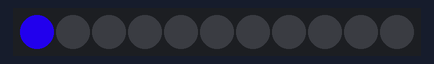
A sketch run on a simulated Arduino Uno, built with avr-gcc and run on an emulated ATmega328P. Parts: 11 RGB LEDs in strip order, left to right. Dim RGB values are drawn brighter than linear.

Above: at 0.15 s.
At 3.36 s:
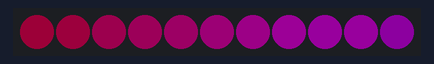
At 9.44 s:
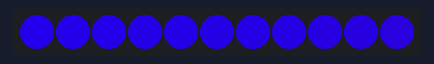
At 19.17 s:
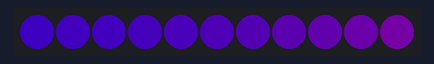
At 28.6 s:
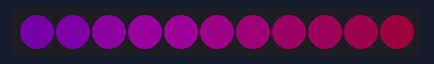
At 38.3 s:
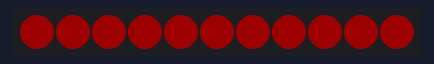

The sketch:

rgbtest.ino
```cpp
// A basic everyday NeoPixel strip test program.

// NEOPIXEL BEST PRACTICES for most reliable operation:
// - Add 1000 uF CAPACITOR between NeoPixel strip's + and - connections.
// - MINIMIZE WIRING LENGTH between microcontroller board and first pixel.
// - NeoPixel strip's DATA-IN should pass through a 300-500 OHM RESISTOR.
// - AVOID connecting NeoPixels on a LIVE CIRCUIT. If you must, ALWAYS
//   connect GROUND (-) first, then +, then data.
// - When using a 3.3V microcontroller with a 5V-powered NeoPixel strip,
//   a LOGIC-LEVEL CONVERTER on the data line is STRONGLY RECOMMENDED.
// (Skipping these may work OK on your workbench but can fail in the field)

#include <Adafruit_NeoPixel.h>
#ifdef __AVR__
 #include <avr/power.h> // Required for 16 MHz Adafruit Trinket
#endif
#include <math.h>


// Which pin on the Arduino is connected to the NeoPixels?
// On a Trinket or Gemma we suggest changing this to 1:
#define LED_PIN    6

// How many NeoPixels are attached to the Arduino?
#define LED_COUNT 11
#define N_PHASE 150


// Declare our NeoPixel strip object:
Adafruit_NeoPixel strip(LED_COUNT, LED_PIN, NEO_GRB + NEO_KHZ800);
// Argument 1 = Number of pixels in NeoPixel strip
// Argument 2 = Arduino pin number (most are valid)
// Argument 3 = Pixel type flags, add together as needed:
//   NEO_KHZ800  800 KHz bitstream (most NeoPixel products w/WS2812 LEDs)
//   NEO_KHZ400  400 KHz (classic 'v1' (not v2) FLORA pixels, WS2811 drivers)
//   NEO_GRB     Pixels are wired for GRB bitstream (most NeoPixel products)
//   NEO_RGB     Pixels are wired for RGB bitstream (v1 FLORA pixels, not v2)
//   NEO_RGBW    Pixels are wired for RGBW bitstream (NeoPixel RGBW products)


// setup() function -- runs once at startup --------------------------------

void setup() {
  // These lines are specifically to support the Adafruit Trinket 5V 16 MHz.
  // Any other board, you can remove this part (but no harm leaving it):
#if defined(__AVR_ATtiny85__) && (F_CPU == 16000000)
  clock_prescale_set(clock_div_1);
#endif
  // END of Trinket-specific code.

  strip.begin();           // INITIALIZE NeoPixel strip object (REQUIRED)
  strip.show();            // Turn OFF all pixels ASAP
  strip.setBrightness(200); // Set BRIGHTNESS to about 1/5 (max = 255)
}

int phase = 0;

// loop() function -- runs repeatedly as long as board is on ---------------

const uint8_t  gamma8[] = {
    0,  0,  0,  0,  0,  0,  0,  0,  0,  0,  0,  0,  0,  0,  0,  0,
    0,  0,  0,  0,  0,  0,  0,  0,  0,  0,  0,  0,  1,  1,  1,  1,
    1,  1,  1,  1,  1,  1,  1,  1,  1,  2,  2,  2,  2,  2,  2,  2,
    2,  3,  3,  3,  3,  3,  3,  3,  4,  4,  4,  4,  4,  5,  5,  5,
    5,  6,  6,  6,  6,  7,  7,  7,  7,  8,  8,  8,  9,  9,  9, 10,
   10, 10, 11, 11, 11, 12, 12, 13, 13, 13, 14, 14, 15, 15, 16, 16,
   17, 17, 18, 18, 19, 19, 20, 20, 21, 21, 22, 22, 23, 24, 24, 25,
   25, 26, 27, 27, 28, 29, 29, 30, 31, 32, 32, 33, 34, 35, 35, 36,
   37, 38, 39, 39, 40, 41, 42, 43, 44, 45, 46, 47, 48, 49, 50, 50,
   51, 52, 54, 55, 56, 57, 58, 59, 60, 61, 62, 63, 64, 66, 67, 68,
   69, 70, 72, 73, 74, 75, 77, 78, 79, 81, 82, 83, 85, 86, 87, 89,
   90, 92, 93, 95, 96, 98, 99,101,102,104,105,107,109,110,112,114,
  115,117,119,120,122,124,126,127,129,131,133,135,137,138,140,142,
  144,146,148,150,152,154,156,158,160,162,164,167,169,171,173,175,
  177,180,182,184,186,189,191,193,196,198,200,203,205,208,210,213,
  215,218,220,223,225,228,231,233,236,239,241,244,247,249,252,255 };
void loop() {

  for (int i=0; i < LED_COUNT; i++) {
    float a = (i+phase) * 2*M_PI / N_PHASE;
    float cf= cos(a);
    int c = int(cf * 127.0) + 127;
    //Serial.print(phase); Serial.print(", ");
    //Serial.print(c); Serial.print("  ");

    strip.setPixelColor(i, strip.Color(gamma8[127], 0, gamma8[c]));

    // This sends the updated pixel color to the hardware.
    strip.show();

    // Delay for a period of time (in milliseconds).
    delay(2);

  }
  phase = (phase + 1)% N_PHASE;
}
```
